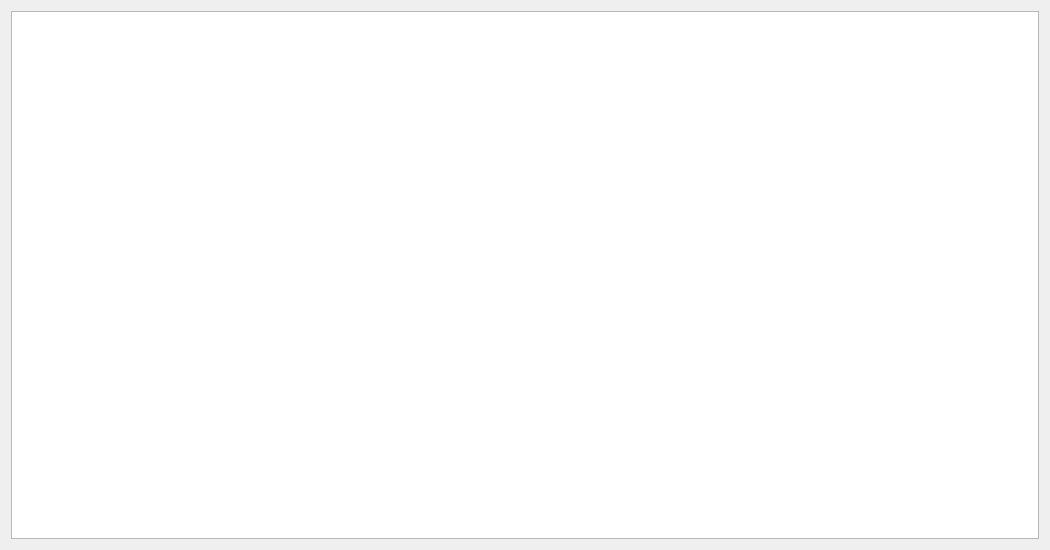
<?xml version="1.0" encoding="UTF-8"?>
<ui version="4.0">
 <class>ShowEraeListDialog</class>
 <widget class="QDialog" name="ShowEraeListDialog">
  <property name="geometry">
   <rect>
    <x>0</x>
    <y>0</y>
    <width>1050</width>
    <height>550</height>
   </rect>
  </property>
  <property name="windowTitle">
   <string>نمایش تمام دروس ارائه داده شده</string>
  </property>
  <layout class="QGridLayout" name="gridLayout">
   <item row="0" column="0">
    <widget class="QTreeView" name="treeView"/>
   </item>
  </layout>
 </widget>
 <resources/>
 <connections/>
</ui>
